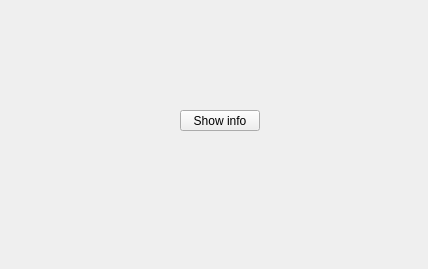
<?xml version="1.0" encoding="UTF-8"?>
<ui version="4.0">
 <class>Widget</class>
 <widget class="QWidget" name="Widget">
  <property name="geometry">
   <rect>
    <x>0</x>
    <y>0</y>
    <width>428</width>
    <height>269</height>
   </rect>
  </property>
  <property name="windowTitle">
   <string>Widget</string>
  </property>
  <widget class="QPushButton" name="showInfoButton">
   <property name="geometry">
    <rect>
     <x>180</x>
     <y>110</y>
     <width>80</width>
     <height>21</height>
    </rect>
   </property>
   <property name="text">
    <string>Show info</string>
   </property>
  </widget>
 </widget>
 <layoutdefault spacing="6" margin="11"/>
 <resources/>
 <connections/>
</ui>
